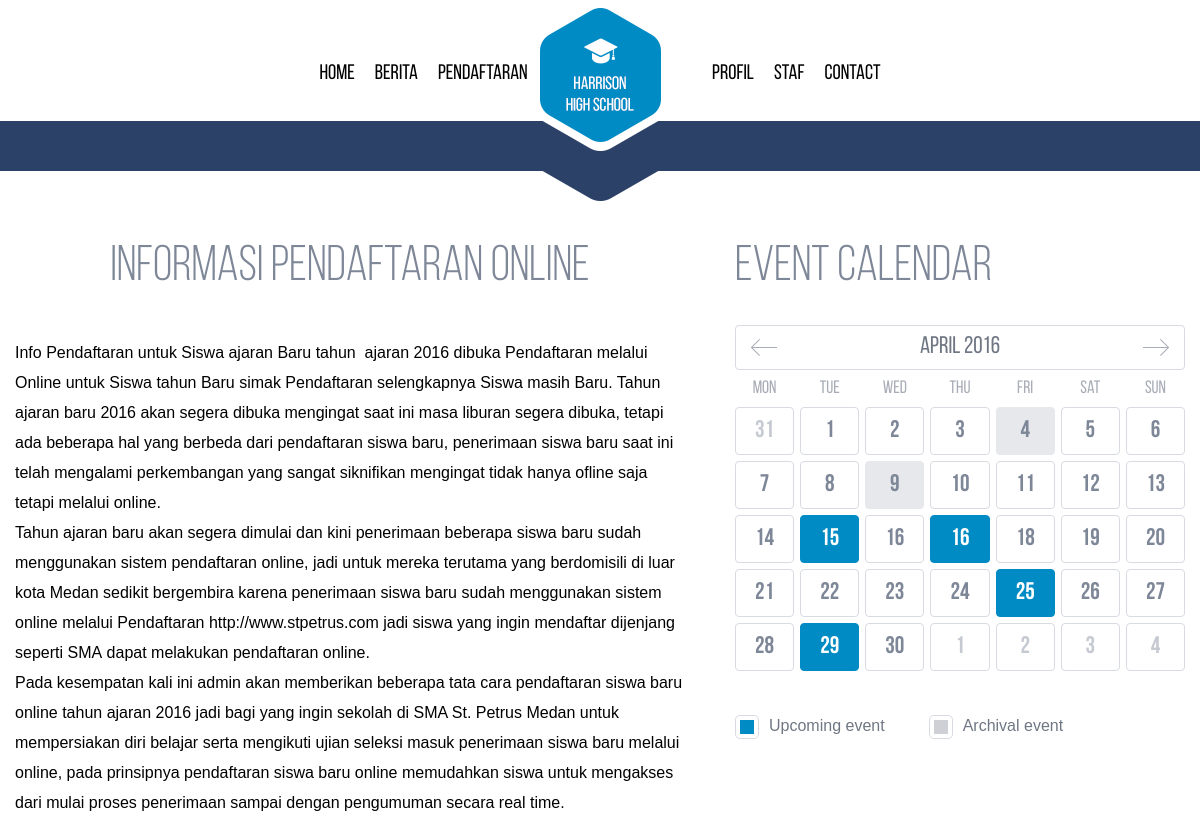
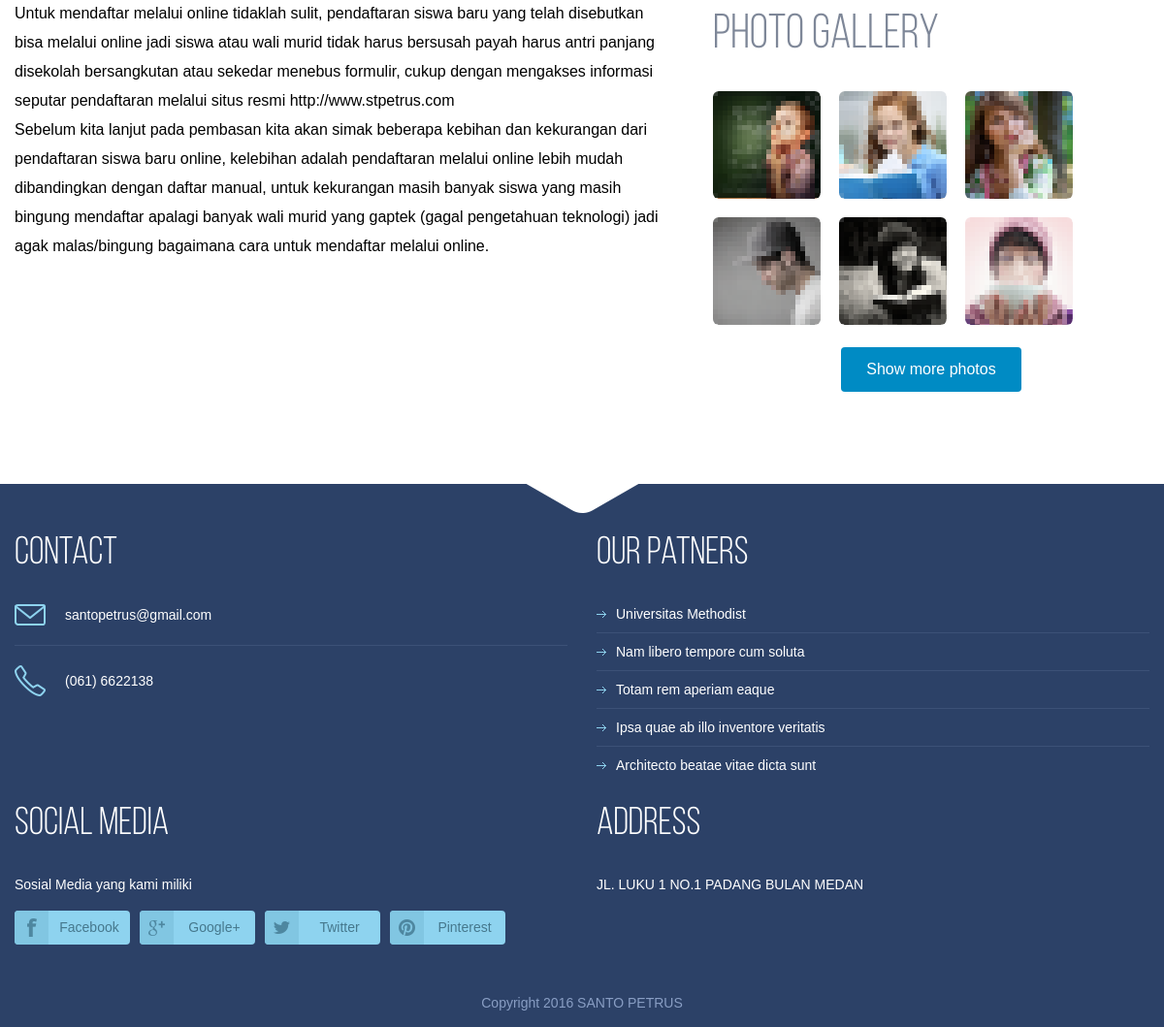
The app's page /single.php?id=6 with its own data (2 pictures, top to bottom).
### tables this page shows
CREATE TABLE IF NOT EXISTS `sekolah` (
  `id` int(11) NOT NULL,
  `judul` varchar(50) NOT NULL,
  `isi` text NOT NULL,
  `waktu` timestamp NOT NULL DEFAULT CURRENT_TIMESTAMP
);

### function/sekolah.php (called while the page is built, shortened)
<?php
function tampilkan_per_id($id)
	{
		global $link;
		$query = "SELECT * FROM sekolah WHERE id=$id";
		$result = mysqli_query($link, $query) or die('gagal menampilkan');
         return $result;
	}
 ?>

### single.php (the view, shortened to what this page needs)
<!DOCTYPE html>
 <html lang="en">
<head>
    <link rel="stylesheet" media="all" href="css/style.css">
</head>
<body>
    <?php
    require_once "view/header.php";
    $id = $_GET['id'];
    if (isset($_GET['id'])) {
        $article = tampilkan_per_id($id);
        while ($row= mysqli_fetch_assoc($article))
        {
            $judul_awal = $row['judul'];
            $konten_awal = $row['isi'];
        }
    }
     ?>
<div class="divider"></div>
  <div class="content">
        <div class="container">
            <div class="main-content">
                <h2 id="judul_single">
                    <?= $judul_awal; ?>
                    </h2>
                     <p id="isi_single">
                     <h5 class="i"> <?= $konten_awal; ?></h5>
                     </p>
            </div>
              <aside id="sidebar">
                <div class="widget clearfix calendar">
                    <h2>Event calendar</h2>
                    <div class="head">
                        <a class="prev" href="#"></a>
                        <a class="next" href="#"></a>
                        <h4>April 2016</h4>
                    </div>
                    <div class="table">
                        <table>
                            <tr>
                                <th class="col-1">Mon</th>
                                <th class="col-2">Tue</th>
                                <th class="col-3">Wed</th>
                                <th class="col-4">Thu</th>
                                <th class="col-5">Fri</th>
                                <th class="col-6">Sat</th>
                                <th class="col-7">Sun</th>
                            </tr>
                            <tr>
                                <td class="col-1 disable"><div>31</div></td>
                                <td class="col-2"><div>1</div></td>
                                <td class="col-3"><div>2</div></td>
                                <td class="col-4"><div>3</div></td>
                                <td class="col-5 archival"><div>4</div></td>
                                <td class="col-6"><div>5</div></td>
                                <td class="col-7"><div>6</div></td>
                            </tr>
                            <tr>
                                <td class="col-1"><div>7</div></td>
                                <td class="col-2"><div>8</div></td>
                                <td class="col-3 archival"><div>9</div></td>
                                <td class="col-4"><div>10</div></td>
                                <td class="col-5"><div>11</div></td>
                                <td class="col-6"><div>12</div></td>
                                <td class="col-7"><div>13</div></td>
                            </tr>
                            <tr>
                                <td class="col-1"><div>14</div></td>
                                <td class="col-2 upcoming"><div>15</div></td>
                                <td class="col-3"><div>16</div></td>
                                <td class="col-4 upcoming"><div>16</div></td>
                                <td class="col-5"><div>18</div></td>
                                <td class="col-6"><div>19</div></td>
                                <td class="col-7"><div>20</div></td>
                            </tr>
                            <tr>
                                <td class="col-1"><div>21</div></td>
                                <td class="col-2"><div>22</div></td>
                                <td class="col-3"><div>23</div></td>
                                <td class="col-4"><div>24</div></td>
                                <td class="col-5 upcoming"><div>25</div></td>
                                <td class="col-6"><div>26</div></td>
                                <td class="col-7"><div>27</div></td>
                            </tr>
                            <tr>
                                <td class="col-1"><div>28</div></td>
                                <td class="col-2 upcoming"><div>29</div></td>
                                <td class="col-3"><div>30</div></td>
                                <td class="col-4 disable"><div>1</div></td>
                                <td class="col-5 disable"><div>2</div></td>
                                <td class="col-6 disable"><div>3</div></td>
                                <td class="col-7 disable"><div>4</div></td>
                            </tr>
                        </table>
                    </div>
                    <div class="note">
                        <p class="upcoming-note">Upcoming event</p>
                        <p class="archival-note">Archival event</p>
                    </div>
                </div>
                <div class="widget list">
                    <h2>Photo gallery</h2>
                    <ul>
                        <li><a href="#"><img src="images/4.png" alt=""></a></li>
                        <li><a href="#"><img src="images/4_2.png" alt=""></a></li>
                        <li><a href="#"><img src="images/4_3.png" alt=""></a></li>
                        <li><a href="#"><img src="images/4_4.png" alt=""></a></li>
                        <li><a href="#"><img src="images/4_5.png" alt=""></a></li>
                        <li><a href="#"><img src="images/4_6.png" alt=""></a></li>
                    </ul>
                    <div class="btn-holder">
                        <a class="btn blue" href="#">Show more photos</a>
                    </div>
                </div>
        </aside>
        </div>
    </div>
</body>
    <?php
    require_once "view/footer.php"
     ?>
</html>

### records on screen
sekolah: judul "Informasi Pendaftaran Online", isi "Info Pendaftaran untuk Siswa ajaran Baru tahun ajaran 2016 dibuka Pendaftaran melalui Online untuk Siswa tahun Baru simak Pendaftaran selengkapnya Siswa masih Baru. Tahun ajaran baru 2016 akan segera dibuka mengingat saat ini masa liburan segera dibuka, tetapi ada beberapa hal yang berbeda dari pendaftaran siswa baru, penerimaan siswa baru saat ini telah mengalami perkembangan yang sangat siknifikan mengingat tidak hanya ofline saja tetapi melalui online. Tahun ajaran baru akan segera dimulai dan kini penerimaan beberapa siswa baru sudah menggunakan sistem pendaftaran online, jadi untuk mereka terutama yang berdomisili di luar kota Medan sedikit bergembira karena penerimaan siswa baru sudah…"
